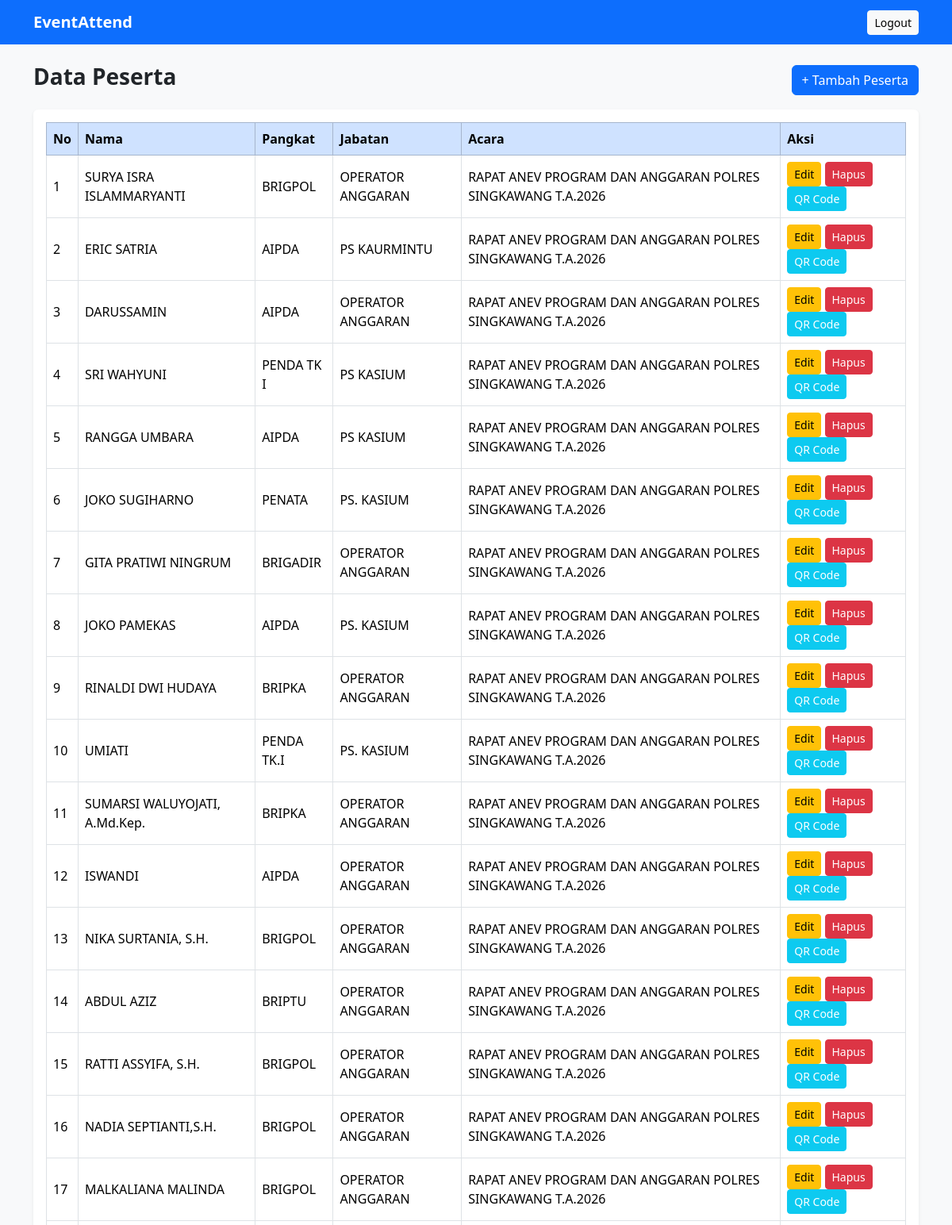
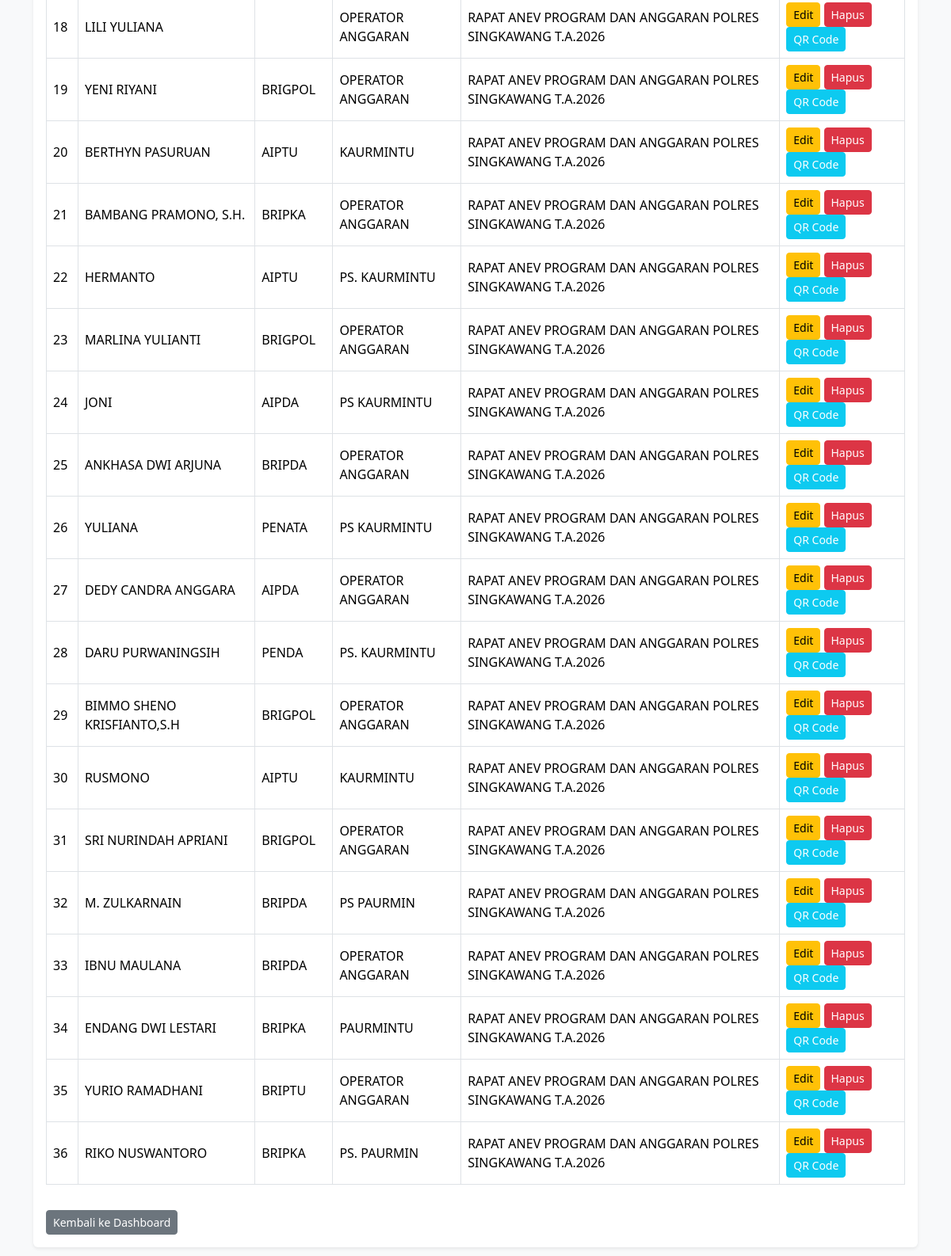
Page /peserta.php (signed in) on the committed database (2 pictures, top to bottom).
### tables this page shows
CREATE TABLE `peserta` (
  `id` int(11) NOT NULL,
  `event_id` int(11) NOT NULL,
  `nama` varchar(100) NOT NULL,
  `pangkat` varchar(100) DEFAULT NULL,
  `qr_token` varchar(100) NOT NULL,
  `created_at` timestamp NULL DEFAULT current_timestamp(),
  `jabatan` varchar(100) DEFAULT NULL
);

CREATE TABLE `events` (
  `id` int(11) NOT NULL,
  `nama_event` varchar(150) NOT NULL,
  `tanggal` date NOT NULL,
  `lokasi` varchar(150) DEFAULT NULL,
  `deskripsi` text DEFAULT NULL,
  `created_at` timestamp NULL DEFAULT current_timestamp()
);

### peserta.php (the view, shortened to what this page needs)
<?php
require_once "config.php";
$query = mysqli_query($conn, "
    SELECT peserta.*, events.nama_event
    FROM peserta
    LEFT JOIN events ON peserta.event_id = events.id
    ORDER BY peserta.id DESC
");
function e($value) {
    return htmlspecialchars($value ?? '', ENT_QUOTES, 'UTF-8');
}
?>
<!DOCTYPE html>
<html lang="id">
<head>
    <link href="https://cdn.jsdelivr.net/npm/bootstrap@5.3.3/dist/css/bootstrap.min.css" rel="stylesheet">
</head>
<body class="bg-light">
<nav class="navbar navbar-dark bg-primary">
    <div class="container">
        <a href="dashboard.php" class="navbar-brand fw-bold">EventAttend</a>
        <a href="logout.php" class="btn btn-light btn-sm">Logout</a>
    </div>
</nav>
<div class="container py-4">
    <div class="d-flex justify-content-between align-items-center mb-3">
        <h3 class="fw-bold">Data Peserta</h3>
        <a href="tambah_peserta.php" class="btn btn-primary">
            + Tambah Peserta
        </a>
    </div>
    <div class="card border-0 shadow-sm">
        <div class="card-body">
            <div class="table-responsive">
                <table class="table table-bordered table-hover align-middle">
                    <thead class="table-primary">
                        <tr>
                            <th>No</th>
                            <th>Nama</th>
                            <th>Pangkat</th>
                            <th>Jabatan</th>
                            <th>Acara</th>
                            <th>Aksi</th>
                        </tr>
                    </thead>
                    <tbody>
                    <?php if (mysqli_num_rows($query) > 0): ?>
                        <?php $no = 1; ?>
                        <?php while ($p = mysqli_fetch_assoc($query)): ?>
                            <tr>
                                <td><?= $no++ ?></td>
                                <td><?= e($p['nama']) ?></td>
                                <td><?= e($p['pangkat']) ?></td>
                                <td><?= e($p['jabatan']) ?></td>
                                <td><?= e($p['nama_event']) ?></td>
                                <td>
                                    <a href="edit_peserta.php?id=<?= (int)$p['id'] ?>"
                                       class="btn btn-warning btn-sm">Edit</a>
                                    <form action="hapus_peserta.php" method="POST" class="d-inline" onsubmit="return confirm('Apakah Anda yakin ingin menghapus peserta ini?');">
                                        <button type="submit" class="btn btn-danger btn-sm">Hapus</button>
                                    </form>
                                    <a href="generate_qr.php?id=<?= (int)$p['id'] ?>" class="btn btn-info btn-sm text-white">QR Code</a>
                                </td>
                            </tr>
                        <?php endwhile; ?>
                    <?php endif; ?>
                    </tbody>
                </table>
            </div>
            <a href="dashboard.php" class="btn btn-secondary btn-sm mt-3">
                Kembali ke Dashboard
            </a>
        </div>
    </div>
</div>
</body>
</html>

### rows in the picture
peserta: nama "SURYA ISRA ISLAMMARYANTI", pangkat "BRIGPOL", jabatan "OPERATOR ANGGARAN", event.nama_event "RAPAT ANEV PROGRAM DAN ANGGARAN POLRES SINGKAWANG T.A.2026"
peserta: nama "ERIC SATRIA", pangkat "AIPDA", jabatan "PS KAURMINTU", event.nama_event "RAPAT ANEV PROGRAM DAN ANGGARAN POLRES SINGKAWANG T.A.2026"
peserta: nama "DARUSSAMIN", pangkat "AIPDA", jabatan "OPERATOR ANGGARAN", event.nama_event "RAPAT ANEV PROGRAM DAN ANGGARAN POLRES SINGKAWANG T.A.2026"
peserta: nama "SRI WAHYUNI", pangkat "PENDA TK I", jabatan "PS KASIUM", event.nama_event "RAPAT ANEV PROGRAM DAN ANGGARAN POLRES SINGKAWANG T.A.2026"
peserta: nama "RANGGA UMBARA", pangkat "AIPDA", jabatan "PS KASIUM", event.nama_event "RAPAT ANEV PROGRAM DAN ANGGARAN POLRES SINGKAWANG T.A.2026"
peserta: nama "JOKO SUGIHARNO", pangkat "PENATA", jabatan "PS. KASIUM", event.nama_event "RAPAT ANEV PROGRAM DAN ANGGARAN POLRES SINGKAWANG T.A.2026"
peserta: nama "GITA PRATIWI NINGRUM", pangkat "BRIGADIR", jabatan "OPERATOR ANGGARAN", event.nama_event "RAPAT ANEV PROGRAM DAN ANGGARAN POLRES SINGKAWANG T.A.2026"
peserta: nama "JOKO PAMEKAS", pangkat "AIPDA", jabatan "PS. KASIUM", event.nama_event "RAPAT ANEV PROGRAM DAN ANGGARAN POLRES SINGKAWANG T.A.2026"
peserta: nama "RINALDI DWI HUDAYA", pangkat "BRIPKA", jabatan "OPERATOR ANGGARAN", event.nama_event "RAPAT ANEV PROGRAM DAN ANGGARAN POLRES SINGKAWANG T.A.2026"
peserta: nama "UMIATI", pangkat "PENDA TK.I", jabatan "PS. KASIUM", event.nama_event "RAPAT ANEV PROGRAM DAN ANGGARAN POLRES SINGKAWANG T.A.2026"
peserta: nama "SUMARSI WALUYOJATI, A.Md.Kep.", pangkat "BRIPKA", jabatan "OPERATOR ANGGARAN", event.nama_event "RAPAT ANEV PROGRAM DAN ANGGARAN POLRES SINGKAWANG T.A.2026"
peserta: nama "ISWANDI", pangkat "AIPDA", jabatan "OPERATOR ANGGARAN", event.nama_event "RAPAT ANEV PROGRAM DAN ANGGARAN POLRES SINGKAWANG T.A.2026"
peserta: nama "NIKA SURTANIA, S.H.", pangkat "BRIGPOL", jabatan "OPERATOR ANGGARAN", event.nama_event "RAPAT ANEV PROGRAM DAN ANGGARAN POLRES SINGKAWANG T.A.2026"
peserta: nama "ABDUL AZIZ", pangkat "BRIPTU", jabatan "OPERATOR ANGGARAN", event.nama_event "RAPAT ANEV PROGRAM DAN ANGGARAN POLRES SINGKAWANG T.A.2026"
peserta: nama "RATTI ASSYIFA, S.H.", pangkat "BRIGPOL", jabatan "OPERATOR ANGGARAN", event.nama_event "RAPAT ANEV PROGRAM DAN ANGGARAN POLRES SINGKAWANG T.A.2026"
peserta: nama "NADIA SEPTIANTI,S.H.", pangkat "BRIGPOL", jabatan "OPERATOR ANGGARAN", event.nama_event "RAPAT ANEV PROGRAM DAN ANGGARAN POLRES SINGKAWANG T.A.2026"
peserta: nama "MALKALIANA MALINDA", pangkat "BRIGPOL", jabatan "OPERATOR ANGGARAN", event.nama_event "RAPAT ANEV PROGRAM DAN ANGGARAN POLRES SINGKAWANG T.A.2026"
peserta: nama "LILI YULIANA", jabatan "OPERATOR ANGGARAN", event.nama_event "RAPAT ANEV PROGRAM DAN ANGGARAN POLRES SINGKAWANG T.A.2026"
peserta: nama "YENI RIYANI", pangkat "BRIGPOL", jabatan "OPERATOR ANGGARAN", event.nama_event "RAPAT ANEV PROGRAM DAN ANGGARAN POLRES SINGKAWANG T.A.2026"
peserta: nama "BERTHYN PASURUAN", pangkat "AIPTU", jabatan "KAURMINTU", event.nama_event "RAPAT ANEV PROGRAM DAN ANGGARAN POLRES SINGKAWANG T.A.2026"
peserta: nama "BAMBANG PRAMONO, S.H.", pangkat "BRIPKA", jabatan "OPERATOR ANGGARAN", event.nama_event "RAPAT ANEV PROGRAM DAN ANGGARAN POLRES SINGKAWANG T.A.2026"
peserta: nama "HERMANTO", pangkat "AIPTU", jabatan "PS. KAURMINTU", event.nama_event "RAPAT ANEV PROGRAM DAN ANGGARAN POLRES SINGKAWANG T.A.2026"
peserta: nama "MARLINA YULIANTI", pangkat "BRIGPOL", jabatan "OPERATOR ANGGARAN", event.nama_event "RAPAT ANEV PROGRAM DAN ANGGARAN POLRES SINGKAWANG T.A.2026"
peserta: nama "JONI", pangkat "AIPDA", jabatan "PS KAURMINTU", event.nama_event "RAPAT ANEV PROGRAM DAN ANGGARAN POLRES SINGKAWANG T.A.2026"
peserta: nama "ANKHASA DWI ARJUNA", pangkat "BRIPDA", jabatan "OPERATOR ANGGARAN", event.nama_event "RAPAT ANEV PROGRAM DAN ANGGARAN POLRES SINGKAWANG T.A.2026"
peserta: nama "YULIANA", pangkat "PENATA", jabatan "PS KAURMINTU", event.nama_event "RAPAT ANEV PROGRAM DAN ANGGARAN POLRES SINGKAWANG T.A.2026"
peserta: nama "DEDY CANDRA ANGGARA", pangkat "AIPDA", jabatan "OPERATOR ANGGARAN", event.nama_event "RAPAT ANEV PROGRAM DAN ANGGARAN POLRES SINGKAWANG T.A.2026"
peserta: nama "DARU PURWANINGSIH", pangkat "PENDA", jabatan "PS. KAURMINTU", event.nama_event "RAPAT ANEV PROGRAM DAN ANGGARAN POLRES SINGKAWANG T.A.2026"
peserta: nama "BIMMO SHENO KRISFIANTO,S.H", pangkat "BRIGPOL", jabatan "OPERATOR ANGGARAN", event.nama_event "RAPAT ANEV PROGRAM DAN ANGGARAN POLRES SINGKAWANG T.A.2026"
peserta: nama "RUSMONO", pangkat "AIPTU", jabatan "KAURMINTU", event.nama_event "RAPAT ANEV PROGRAM DAN ANGGARAN POLRES SINGKAWANG T.A.2026"
peserta: nama "SRI NURINDAH APRIANI", pangkat "BRIGPOL", jabatan "OPERATOR ANGGARAN", event.nama_event "RAPAT ANEV PROGRAM DAN ANGGARAN POLRES SINGKAWANG T.A.2026"
peserta: nama "M. ZULKARNAIN", pangkat "BRIPDA", jabatan "PS PAURMIN", event.nama_event "RAPAT ANEV PROGRAM DAN ANGGARAN POLRES SINGKAWANG T.A.2026"
peserta: nama "IBNU MAULANA", pangkat "BRIPDA", jabatan "OPERATOR ANGGARAN", event.nama_event "RAPAT ANEV PROGRAM DAN ANGGARAN POLRES SINGKAWANG T.A.2026"
peserta: nama "ENDANG DWI LESTARI", pangkat "BRIPKA", jabatan "PAURMINTU", event.nama_event "RAPAT ANEV PROGRAM DAN ANGGARAN POLRES SINGKAWANG T.A.2026"
peserta: nama "YURIO RAMADHANI", pangkat "BRIPTU", jabatan "OPERATOR ANGGARAN", event.nama_event "RAPAT ANEV PROGRAM DAN ANGGARAN POLRES SINGKAWANG T.A.2026"
peserta: nama "RIKO NUSWANTORO", pangkat "BRIPKA", jabatan "PS. PAURMIN", event.nama_event "RAPAT ANEV PROGRAM DAN ANGGARAN POLRES SINGKAWANG T.A.2026"
